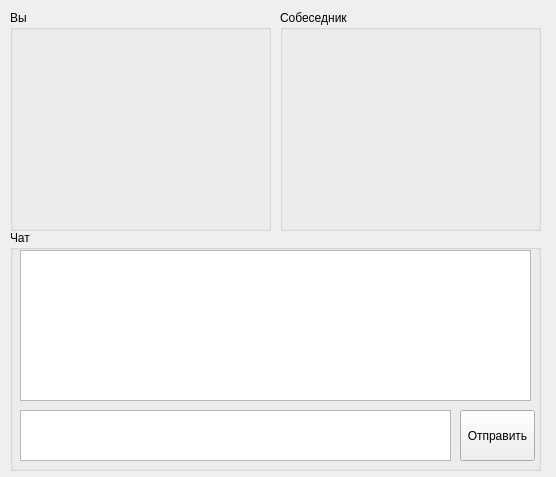
<?xml version="1.0" encoding="UTF-8"?>
<ui version="4.0">
 <class>ChatWindow</class>
 <widget class="QWidget" name="ChatWindow">
  <property name="geometry">
   <rect>
    <x>0</x>
    <y>0</y>
    <width>556</width>
    <height>477</height>
   </rect>
  </property>
  <property name="windowTitle">
   <string>Чат</string>
  </property>
  <widget class="QGroupBox" name="gbChat">
   <property name="geometry">
    <rect>
     <x>10</x>
     <y>230</y>
     <width>531</width>
     <height>241</height>
    </rect>
   </property>
   <property name="title">
    <string>Чат</string>
   </property>
   <widget class="QTextEdit" name="txtChat">
    <property name="geometry">
     <rect>
      <x>10</x>
      <y>20</y>
      <width>511</width>
      <height>151</height>
     </rect>
    </property>
   </widget>
   <widget class="QTextEdit" name="txtMessage">
    <property name="geometry">
     <rect>
      <x>10</x>
      <y>180</y>
      <width>431</width>
      <height>51</height>
     </rect>
    </property>
   </widget>
   <widget class="QPushButton" name="btnSendMessage">
    <property name="geometry">
     <rect>
      <x>450</x>
      <y>180</y>
      <width>75</width>
      <height>51</height>
     </rect>
    </property>
    <property name="text">
     <string>Отправить</string>
    </property>
   </widget>
  </widget>
  <widget class="QGroupBox" name="gbYou">
   <property name="geometry">
    <rect>
     <x>10</x>
     <y>10</y>
     <width>261</width>
     <height>221</height>
    </rect>
   </property>
   <property name="title">
    <string>Вы</string>
   </property>
   <widget class="QWidget" name="camYou" native="true">
    <property name="geometry">
     <rect>
      <x>10</x>
      <y>20</y>
      <width>241</width>
      <height>191</height>
     </rect>
    </property>
   </widget>
  </widget>
  <widget class="QGroupBox" name="gbInterlocutor">
   <property name="geometry">
    <rect>
     <x>280</x>
     <y>10</y>
     <width>261</width>
     <height>221</height>
    </rect>
   </property>
   <property name="title">
    <string>Собеседник</string>
   </property>
   <widget class="QWidget" name="camInterlocutor" native="true">
    <property name="geometry">
     <rect>
      <x>10</x>
      <y>20</y>
      <width>241</width>
      <height>191</height>
     </rect>
    </property>
   </widget>
  </widget>
 </widget>
 <layoutdefault spacing="6" margin="11"/>
 <resources/>
 <connections/>
</ui>
